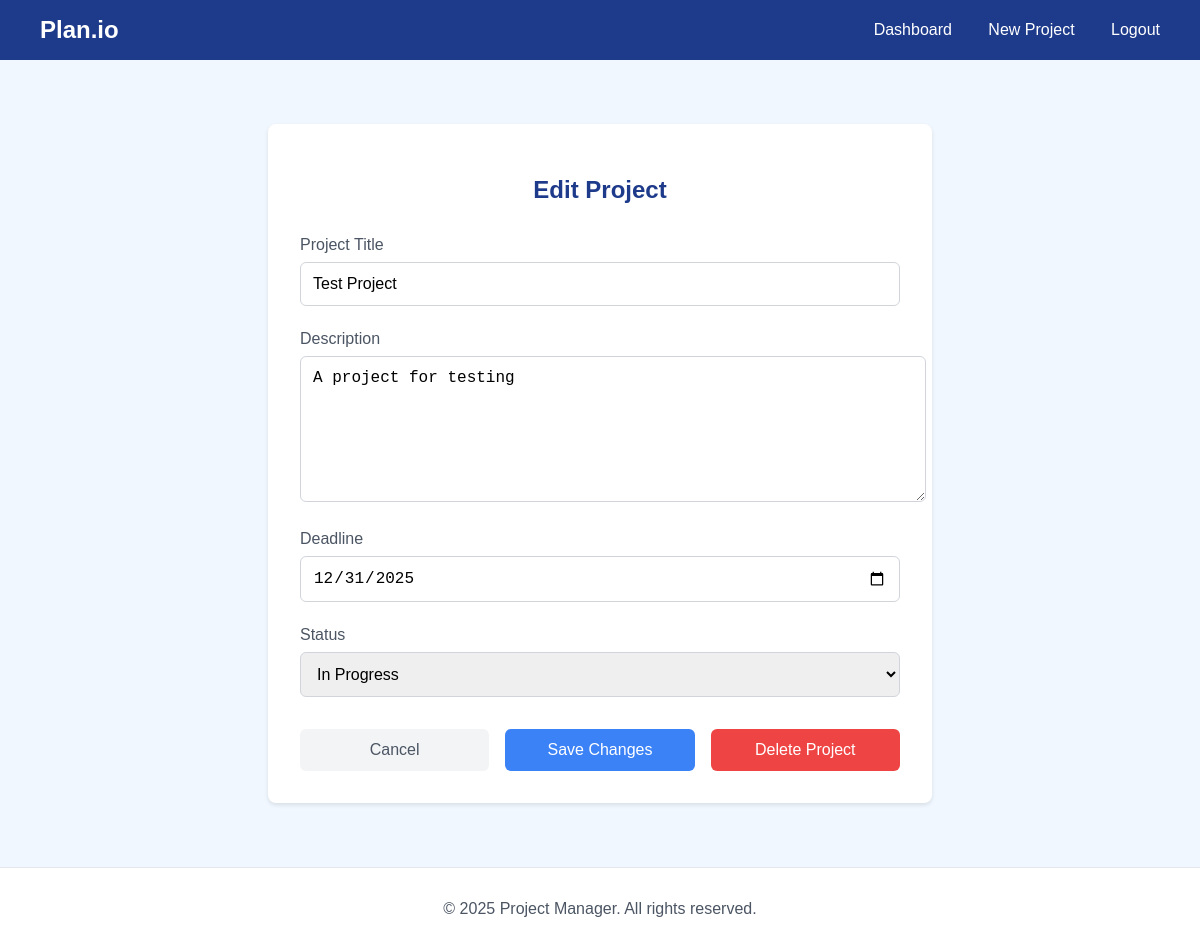
The page /project/1/edit (signed in) on the database its author committed.
### tables this page shows
CREATE TABLE projects (
    id INTEGER PRIMARY KEY AUTOINCREMENT,
    user_id INTEGER NOT NULL,
    title TEXT NOT NULL,
    description TEXT,
    deadline DATE,
    status TEXT DEFAULT 'In Progress',
    progress INTEGER DEFAULT 0,
    created_at TIMESTAMP DEFAULT CURRENT_TIMESTAMP,
    FOREIGN KEY (user_id) REFERENCES users(id)
);

### app.py (the view, shortened to what this page needs)
@app.route("/project/<int:project_id>/edit", methods=["GET", "POST"])
@login_required
def edit_project(project_id):
    db = get_db()
    project = db.execute(
        "SELECT * FROM projects WHERE id = ? AND user_id = ?",
        (project_id, session["user_id"])
    ).fetchone()
    if project is None:
        flash("Project not found", "error")
        return redirect("/dashboard")
    status_options = ["In Progress", "On Hold", "Completed", "Cancelled"]
    return render_template("edit_project.html", project=project, status_options=status_options)

### app.py (called while the page is built)
def get_db():
    db = sqlite3.connect(
        'project.db',
        detect_types=sqlite3.PARSE_DECLTYPES
    )
    db.row_factory = sqlite3.Row
    return db

def login_required(f):
    @wraps(f)
    def decorated_function(*args, **kwargs):
        if session.get("user_id") is None:
            return redirect("/login")
        return f(*args, **kwargs)
    return decorated_function

@app.template_filter('format_date')
def format_date(value):
    if value is None:
        return ""
    if isinstance(value, str):
        try:
            value = datetime.strptime(value, '%Y-%m-%d')
        except ValueError:
            return value
    return value.strftime('%Y-%m-%d')

### templates/edit_project.html (shortened to what this page needs)
{% extends "base.html" %}
{% block content %}
<div class="form-container">
    <h2 class="form-title">Edit Project</h2>
    <form method="POST" id="edit-project-form">
        <div class="form-group">
            <label for="title">Project Title</label>
            <input type="text" id="title" name="title" value="{{ project.title }}" required>
        </div>
        <div class="form-group">
            <label for="description">Description</label>
            <textarea id="description" name="description">{{ project.description }}</textarea>
        </div>
        <div class="form-group">
            <label for="deadline">Deadline</label>
            <input type="date" id="deadline" name="deadline" value="{{ project.deadline|format_date }}" required>
        </div>
        <div class="form-group">
            <label for="status">Status</label>
            <select id="status" name="status">
                {% for status in status_options %}
                    <option value="{{ status }}" {% if status == project.status %}selected{% endif %}>
                        {{ status }}
                    </option>
                {% endfor %}
            </select>
        </div>
        <div class="button-group">
            <a href="{{ url_for('project', project_id=project.id) }}" class="cancel-button">Cancel</a>
            <button type="submit" class="submit-button">Save Changes</button>
            <button type="button" class="delete-button" onclick="confirmDelete()">Delete Project</button>
        </div>
    </form>
</div>
{% endblock %}

### templates/base.html (style rules this page uses)
body { font-family: Arial, sans-serif; margin: 0; padding: 0; background-color: #f0f7ff; min-height: 100vh; display: flex; flex-direction: column; }
.form-title { color: #1E3A8A; text-align: center; font-size: 1.5rem; font-weight: bold; margin-bottom: 1.5rem; }
.form-group { margin-bottom: 1.25rem; }
.form-group label { display: block; color: #4B5563; margin-bottom: 0.5rem; font-weight: 500; }
.form-group input { width: 100%; padding: 0.75rem; border: 1px solid #D1D5DB; border-radius: 0.375rem; font-size: 1rem; box-sizing: border-box; }
.submit-button { width: 100%; padding: 0.75rem; background-color: #3B82F6; color: white; border: none; border-radius: 0.375rem; font-size: 1rem; font-weight: 500; cursor: pointer; transition: background-color 0.2s; }

### templates/edit_project.html (style rules this page uses)
.form-container { max-width: 600px; margin: 2rem auto; background-color: white; padding: 2rem; border-radius: 0.5rem; box-shadow: 0 2px 4px rgba(0, 0, 0, 0.1); }
.form-title { color: #1E3A8A; text-align: center; font-size: 1.5rem; font-weight: bold; margin-bottom: 2rem; }
.form-group { margin-bottom: 1.5rem; }
.form-group label { display: block; color: #4B5563; margin-bottom: 0.5rem; font-weight: 500; }
.form-group input, .form-group textarea, .form-group select { width: 100%; padding: 0.75rem; border: 1px solid #D1D5DB; border-radius: 0.375rem; font-size: 1rem; }
.form-group textarea { min-height: 120px; resize: vertical; }
.button-group { display: flex; gap: 1rem; margin-top: 2rem; }
.submit-button { flex: 1; padding: 0.75rem; background-color: #3B82F6; color: white; border: none; border-radius: 0.375rem; font-size: 1rem; font-weight: 500; cursor: pointer; transition: background-color 0.2s; }
.delete-button { flex: 1; padding: 0.75rem; background-color: #EF4444; color: white; border: none; border-radius: 0.375rem; font-size: 1rem; font-weight: 500; cursor: pointer; transition: background-color 0.2s; }
.cancel-button { flex: 1; padding: 0.75rem; background-color: #F3F4F6; color: #4B5563; border: none; border-radius: 0.375rem; font-size: 1rem; font-weight: 500; cursor: pointer; transition: background-color 0.2s; text-decoration: none; text-align: center; }

### rows shown on the page
projects: title "Test Project", description "A project for testing", deadline "12/31/2025", status "In Progress"
